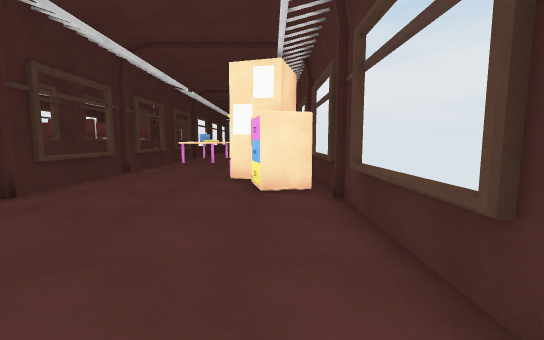
view 1 (above)

16 first-person views from a walk through a Unity game level. The camera is 1.2 m above the floor, tilts 6° down and sees 90° across. The floor is counted in squares, 1 m on a side. Each view is taken from the middle of a square. On the plan, view 1 faces up. The plan holds only what a view shows up to about 13 squares ahead; the rest is blank. The place goes on beyond the plan. The player is left out. Door leaves are left out, so doorways stand open. Surface patterns are stand-ins for the level's own textures.

view 2
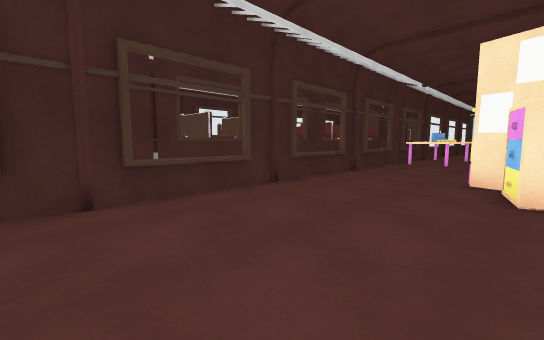

view 3
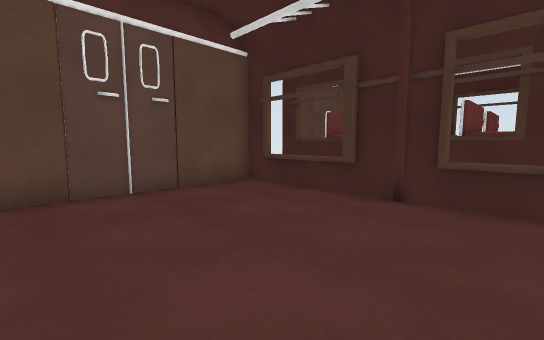

view 4
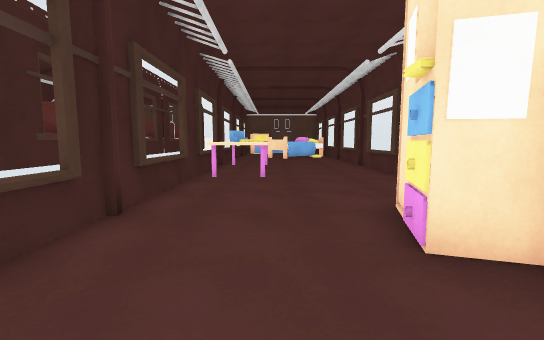

view 5
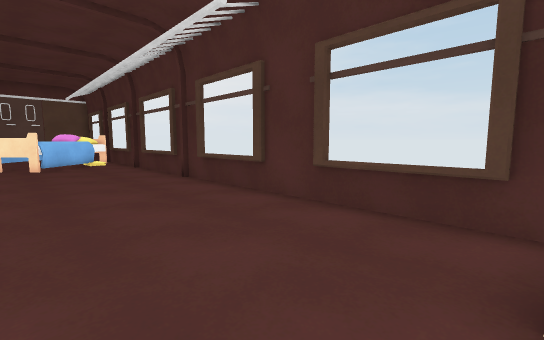

view 6
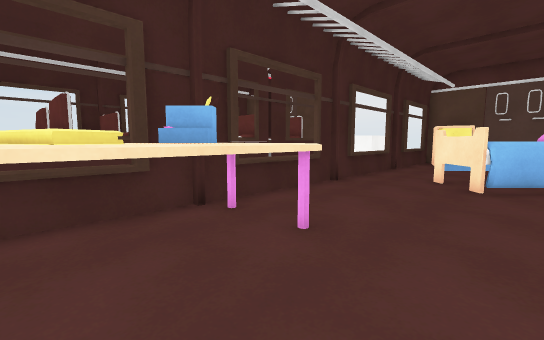

view 7
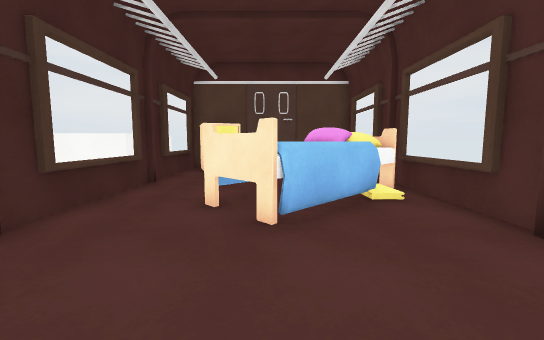

view 8
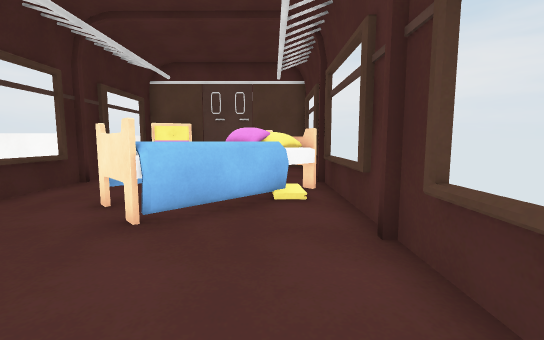

view 9
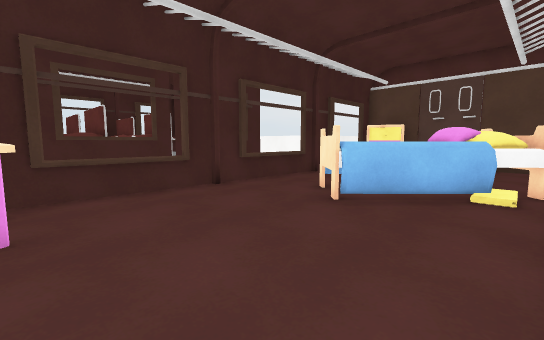

view 10
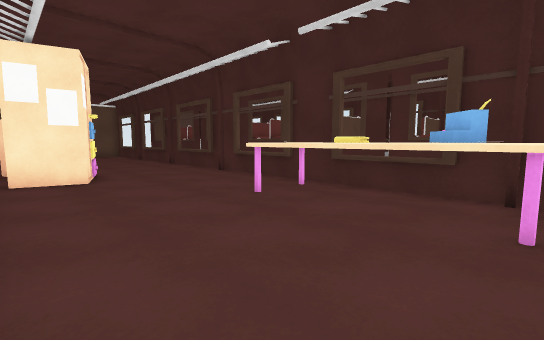

view 11
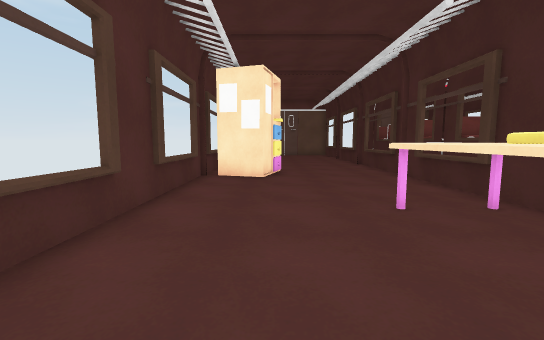

view 12
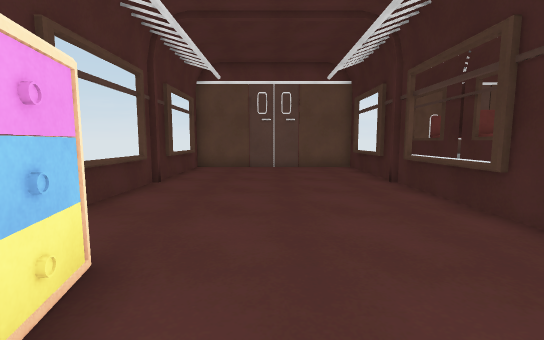

view 13
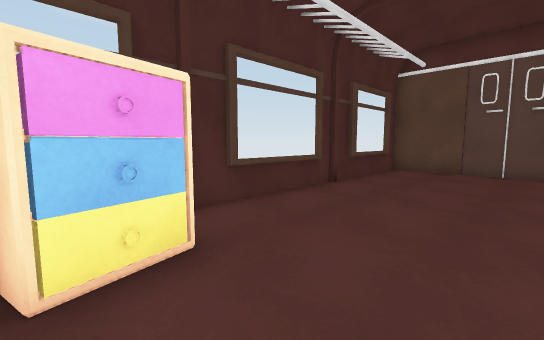

view 14
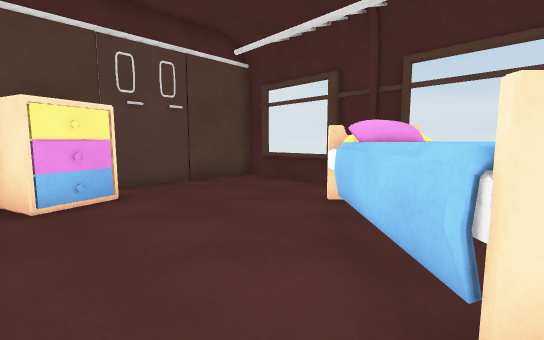

view 15
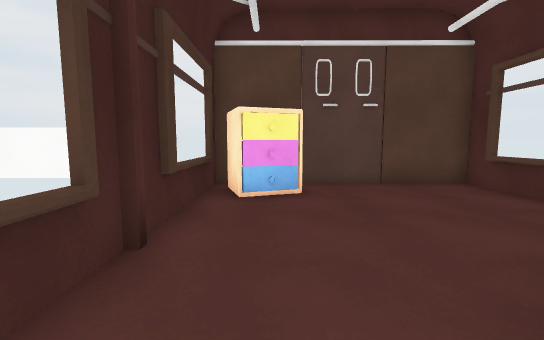

view 16
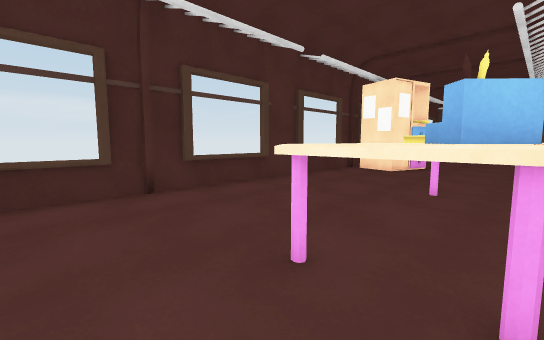

### Floor plan
Key: @ floor where view 1 was taken; # wall or solid block; x gap in a wall; . floor; D open door; = window, fence, low wall or low ledge; ^ raised ledge; O other object.
Columns run from 6 left of view 1 to 2 right of it. Each row starts with its distance up from view 1.
 34 ###DDD###
 33 ##O.....#
 32 ###O....=
 31 =.......=
 30 #.......#
 29 #.....^x#
 28 #...=^^^#
 27 =..^^^^.=
 26 =..^^^..=
 25 #...^...#
 24 #......##
 23 =......##
 22 =......=#
 21 =......=#
 20 #^^^....#
 19 #^^^...##
 18 #^^^...=#
 17 #^^^...=#
 16 #^^^...##
 15 #^^^....#
 14 #......##
 13 =......=#
 12 =......=#
 11 #....####
 10 #....####
  9 =....OO#
  8 =.....O##
  7 =.....###
  6 #.......#
  5 #......##
  4 =......=#
  3 =......=#
  2 #......##
  1 #......##
  0 #.....@##
 -1 =......=#
 -2 =......=#
 -3 #......##
 -4 ###D#D###

Where each view was taken, in squares from view 1:
view 1: 0 up, 0 right, facing up
view 2: 0 up, 0 right, facing up-left
view 3: 3 up, 0 right, facing down-left
view 4: 6 up, 3 left, facing up
view 5: 11 up, 3 left, facing up-right
view 6: 17 up, 1 left, facing up-left
view 7: 21 up, 2 left, facing up
view 8: 21 up, 0 right, facing up
view 9: 20 up, 1 right, facing up-left
view 10: 20 up, 1 right, facing down-left
view 11: 20 up, 1 left, facing down
view 12: 9 up, 2 left, facing down
view 13: 8 up, 3 left, facing down-right
view 14: 26 up, 5 left, facing up-right
view 15: 26 up, 4 left, facing up
view 16: 22 up, 5 left, facing down-right
